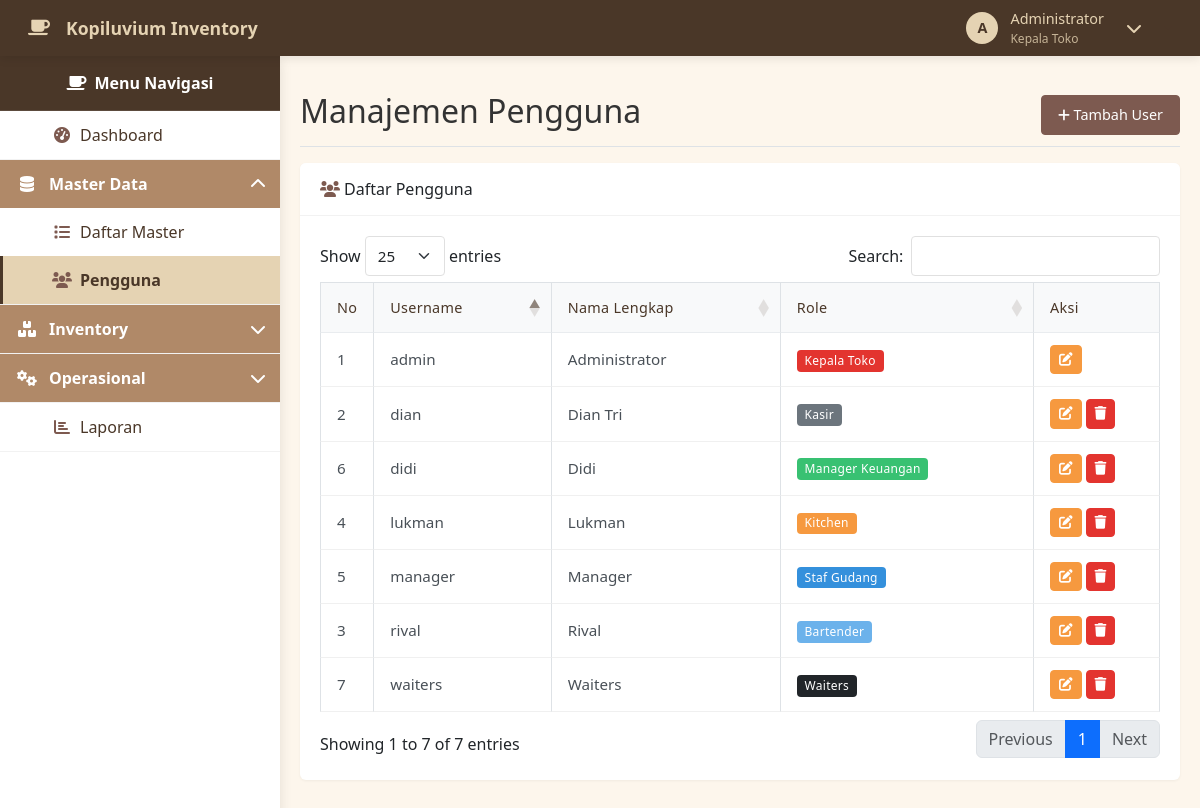
The page /modules/master/users.php (signed in) on the database its author committed.
### tables this page shows
CREATE TABLE `users` (
  `id` int(11) NOT NULL,
  `username` varchar(50) NOT NULL,
  `password` varchar(255) NOT NULL,
  `nama_lengkap` varchar(100) NOT NULL,
  `role` enum('kepala_toko','staf_gudang','manager_keuangan','bartender','kitchen','kasir','waiters') NOT NULL,
  `created_at` timestamp NOT NULL DEFAULT current_timestamp(),
  `updated_at` timestamp NOT NULL DEFAULT current_timestamp() ON UPDATE current_timestamp(),
  `lokasi_id` int(11) DEFAULT NULL
);

### modules/master/users.php (the view, shortened to what this page needs)
<?php
$db = new Database();
$conn = $db->getConnection();
$query = "SELECT * FROM users ORDER BY id ASC";
$stmt = $conn->prepare($query);
$stmt->execute();
$users = $stmt->fetchAll(PDO::FETCH_ASSOC);
include '../../includes/header.php';
?>
<div class="d-flex justify-content-between flex-wrap flex-md-nowrap align-items-center pt-3 pb-2 mb-3 border-bottom">
    <h1 class="h2">Manajemen Pengguna</h1>
    <button type="button" class="btn btn-primary" data-bs-toggle="modal" data-bs-target="#userModal"
        onclick="resetUserForm()">
        <i class="fas fa-plus"></i> Tambah User
    </button>
</div>
<div class="card mb-4">
    <div class="card-header">
        <i class="fas fa-users me-1"></i>
        Daftar Pengguna
    </div>
    <div class="card-body">
        <div class="table-responsive">
            <table class="table table-bordered table-hover <?php echo !empty($users) ? 'datatable' : ''; ?>"
                data-default-sort="1" data-default-order="asc">
                <thead>
                    <tr>
                        <th width="5%">No</th>
                        <th>Username</th>
                        <th>Nama Lengkap</th>
                        <th>Role</th>
                        <th width="15%">Aksi</th>
                    </tr>
                </thead>
                <tbody>
                    <?php $no = 1;
                    foreach ($users as $user): ?>
                        <tr>
                            <td><?php echo $no++; ?></td>
                            <td><?php echo $user['username']; ?></td>
                            <td><?php echo $user['nama_lengkap']; ?></td>
                            <td>
                                <?php
                                switch ($user['role']) {
                                    case 'kepala_toko':
                                        echo '<span class="badge bg-danger">Kepala Toko</span>';
                                        break;
                                    case 'staf_gudang':
                                        echo '<span class="badge bg-primary">Staf Gudang</span>';
                                        break;
                                    case 'manager_keuangan':
                                        echo '<span class="badge bg-success">Manager Keuangan</span>';
                                        break;
                                    case 'bartender':
                                        echo '<span class="badge bg-info">Bartender</span>';
                                        break;
                                    case 'kitchen':
                                        echo '<span class="badge bg-warning">Kitchen</span>';
                                        break;
                                    case 'kasir':
                                        echo '<span class="badge bg-secondary">Kasir</span>';
                                        break;
                                    case 'waiters':
                                        echo '<span class="badge bg-dark">Waiters</span>';
                                        break;
                                }
                                ?>
                            </td>
                            <td>
                                <a href="?action=edit&id=<?php echo $user['id']; ?>" class="btn btn-sm btn-warning">
                                    <i class="fas fa-edit"></i>
                                </a>
                                <?php if ($user['id'] != $_SESSION['user_id']): ?>
                                    <a href="?action=delete&id=<?php echo $user['id']; ?>" class="btn btn-sm btn-danger"
                                        onclick="return confirm('Apakah Anda yakin ingin menghapus user ini?')">
                                        <i class="fas fa-trash"></i>
                                    </a>
                                <?php endif; ?>
                            </td>
                        </tr>
                    <?php endforeach; ?>
                </tbody>
            </table>
        </div>
    </div>
</div>
<?php include '../../includes/footer.php'; ?>

### includes/header.php (style rules this page uses)
:root { --coffee-dark: #4A3728; --coffee-medium: #7D5A50; --coffee-light: #B08968; --coffee-cream: #E5D3B3; --coffee-bg: #FDF6EC; --sidebar-width: 280px; --header-height: 56px; }
body { min-height: 100vh; display: flex; flex-direction: column; background-color: var(--coffee-bg); color: #333; overflow-x: hidden; }
.table { margin-bottom: 0; font-size: 0.95rem; }
.table thead th { background-color: #f8f9fa; border-bottom: 1px solid #e9ecef; color: var(--coffee-dark); font-weight: 500; padding: 0.85rem 1rem; white-space: nowrap; font-size: 0.9rem; letter-spacing: 0.3px; }
.table tbody td { padding: 0.75rem 1rem; vertical-align: middle; color: #495057; border-bottom: 1px solid #f0f0f0; }
.card { border: none; box-shadow: 0 1px 3px rgba(0, 0, 0, 0.05); border-radius: 6px; overflow: hidden; margin-bottom: 1.5rem; }
.card-header { background-color: #fff; border-bottom: 1px solid rgba(0, 0, 0, 0.05); padding: 0.85rem 1.25rem; display: flex; align-items: center; }
.card-header i { color: var(--coffee-medium); margin-right: 0.75rem; }
.card-body { padding: 1.25rem; }
.badge { padding: 0.4em 0.65em; font-weight: 500; border-radius: 4px; font-size: 0.75rem; letter-spacing: 0.3px; }
.bg-success { background-color: #38c172 !important; }
.bg-primary { background-color: #3490dc !important; }
.bg-warning { background-color: #f6993f !important; color: #fff !important; }
.bg-danger { background-color: #e3342f !important; }
.bg-info { background-color: #6cb2eb !important; }
.btn { font-weight: 500; padding: 0.5rem 1rem; border-radius: 4px; font-size: 0.9rem; transition: all 0.2s; }
.btn-sm { padding: 0.25rem 0.5rem; font-size: 0.8rem; }
.btn-primary { background-color: var(--coffee-medium); border-color: var(--coffee-medium); }
.btn-warning { background-color: #f6993f; border-color: #f6993f; color: white; }
.btn-danger { background-color: #e3342f; border-color: #e3342f; }
.btn i { font-size: 0.85rem; }

### rows shown on the page
users: username "admin", nama_lengkap "Administrator", role "Kepala Toko"
users: username "dian", nama_lengkap "Dian Tri", role "Kasir"
users: username "rival", nama_lengkap "Rival", role "Bartender"
users: username "lukman", nama_lengkap "Lukman", role "Kitchen"
users: username "manager", nama_lengkap "Manager", role "Staf Gudang"
users: username "didi", nama_lengkap "Didi", role "Manager Keuangan"
users: username "waiters", nama_lengkap "Waiters", role "Waiters"

### other values the page prints
substr($_SESSION['nama_lengkap'], 0, 1) "A"
$_SESSION['nama_lengkap'] "Administrator"
$role_display[$_SESSION['role']] "Kepala Toko"
